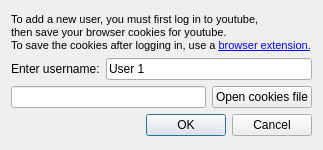
<?xml version="1.0" encoding="UTF-8"?>
<ui version="4.0">
 <class>Dialog</class>
 <widget class="QDialog" name="Dialog">
  <property name="geometry">
   <rect>
    <x>0</x>
    <y>0</y>
    <width>323</width>
    <height>150</height>
   </rect>
  </property>
  <property name="windowTitle">
   <string>Add new user</string>
  </property>
  <layout class="QVBoxLayout" name="verticalLayout">
   <item>
    <layout class="QVBoxLayout" name="verticalLayout_2">
     <item>
      <widget class="QLabel" name="label">
       <property name="sizePolicy">
        <sizepolicy hsizetype="Preferred" vsizetype="Fixed">
         <horstretch>0</horstretch>
         <verstretch>0</verstretch>
        </sizepolicy>
       </property>
       <property name="minimumSize">
        <size>
         <width>1</width>
         <height>1</height>
        </size>
       </property>
       <property name="openExternalLinks">
         <bool>true</bool>
       </property>
       <property name="text">
        <string>&lt;!DOCTYPE HTML PUBLIC &quot;-//W3C//DTD HTML 4.0//EN&quot; &quot;http://www.w3.org/TR/REC-html40/strict.dtd&quot;&gt;
&lt;html&gt;&lt;head&gt;&lt;meta name=&quot;qrichtext&quot; content=&quot;1&quot; /&gt;&lt;style type=&quot;text/css&quot;&gt;
p, li { white-space: pre-wrap; }
&lt;/style&gt;&lt;/head&gt;&lt;body style=&quot; font-family:'MS Shell Dlg 2'; font-size:8pt; font-weight:400; font-style:normal;&quot;&gt;
&lt;p style=&quot; margin-top:12px; margin-bottom:12px; margin-left:0px; margin-right:0px; -qt-block-indent:0; text-indent:0px;&quot;&gt;To add a new user, you must first log in to youtube,&lt;br /&gt;then save your browser cookies for youtube.&lt;br /&gt;To save the cookies after logging in, use a &lt;a href=&quot;https://addons.mozilla.org/en-US/firefox/addon/cookies-txt&quot;&gt;&lt;span style=&quot; text-decoration: underline; color:#0000ff;&quot;&gt;browser extension.&lt;/span&gt;&lt;/a&gt;&lt;/p&gt;&lt;/body&gt;&lt;/html&gt;</string>
       </property>
       <property name="textFormat">
        <enum>Qt::RichText</enum>
       </property>
      </widget>
     </item>
     <item>
      <layout class="QHBoxLayout" name="horizontalLayout">
       <property name="spacing">
        <number>6</number>
       </property>
       <item>
        <widget class="QLabel" name="label_2">
         <property name="enabled">
          <bool>true</bool>
         </property>
         <property name="sizePolicy">
          <sizepolicy hsizetype="Preferred" vsizetype="Fixed">
           <horstretch>0</horstretch>
           <verstretch>0</verstretch>
          </sizepolicy>
         </property>
         <property name="text">
          <string>Enter username:</string>
         </property>
        </widget>
       </item>
       <item>
        <widget class="QLineEdit" name="username">
         <property name="text">
          <string>User 1</string>
         </property>
        </widget>
       </item>
      </layout>
     </item>
     <item>
      <layout class="QHBoxLayout" name="horizontalLayout_2">
       <item>
        <widget class="QLineEdit" name="cookiesFile"/>
       </item>
       <item>
        <widget class="QPushButton" name="cookiesButton">
         <property name="text">
          <string>Open cookies file</string>
         </property>
        </widget>
       </item>
      </layout>
     </item>
     <item>
      <widget class="QDialogButtonBox" name="buttonBox">
       <property name="orientation">
        <enum>Qt::Horizontal</enum>
       </property>
       <property name="standardButtons">
        <set>QDialogButtonBox::Cancel|QDialogButtonBox::Ok</set>
       </property>
      </widget>
     </item>
    </layout>
   </item>
  </layout>
 </widget>
 <resources/>
 <connections>
  <connection>
   <sender>buttonBox</sender>
   <signal>accepted()</signal>
   <receiver>Dialog</receiver>
   <slot>accept()</slot>
   <hints>
    <hint type="sourcelabel">
     <x>248</x>
     <y>254</y>
    </hint>
    <hint type="destinationlabel">
     <x>157</x>
     <y>274</y>
    </hint>
   </hints>
  </connection>
  <connection>
   <sender>buttonBox</sender>
   <signal>rejected()</signal>
   <receiver>Dialog</receiver>
   <slot>reject()</slot>
   <hints>
    <hint type="sourcelabel">
     <x>316</x>
     <y>260</y>
    </hint>
    <hint type="destinationlabel">
     <x>286</x>
     <y>274</y>
    </hint>
   </hints>
  </connection>
 </connections>
</ui>
